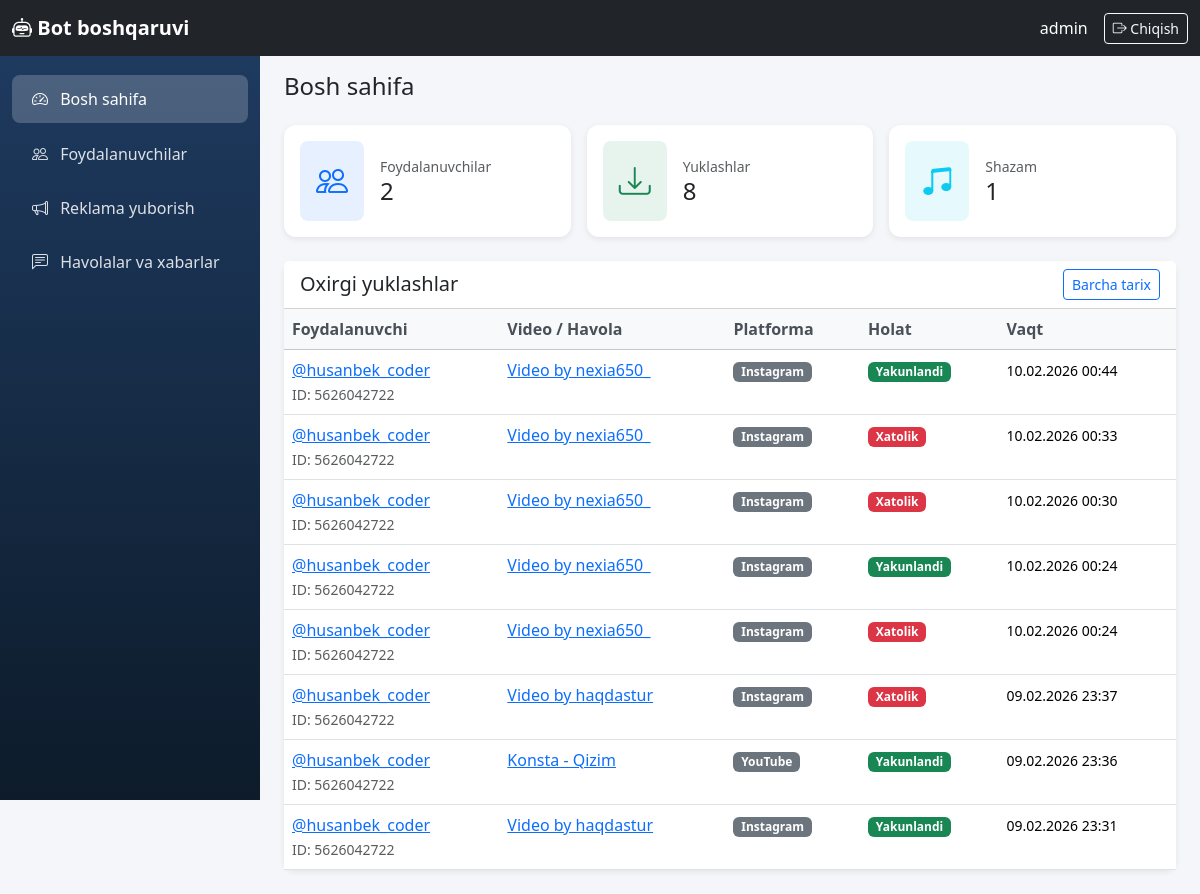
Page /boshqaruv/ (signed in) on the committed database.
### core/models.py (models this page shows, shortened)
class DownloadHistory(models.Model):
    STATUS_CHOICES = [
        ('pending', 'Kutilmoqda'),
        ('processing', 'Ishlanmoqda'),
        ('completed', 'Yakunlandi'),
        ('failed', 'Xatolik'),
    ]
    PLATFORM_CHOICES = [
        ('youtube', 'YouTube'),
        ('instagram', 'Instagram'),
        ('tiktok', 'TikTok'),
        ('snapchat', 'Snapchat'),
        ('likee', 'Likee'),
        ('other', 'Boshqa'),
    ]
    user = models.ForeignKey(
        TelegramUser,
        on_delete=models.CASCADE,
        related_name='downloads',
        verbose_name='Foydalanuvchi',
    )
    video_url = models.URLField(max_length=500, verbose_name='Video havolasi')
    video_title = models.CharField(max_length=500, verbose_name='Video nomi')
    platform = models.CharField(max_length=20, choices=PLATFORM_CHOICES, default='other', verbose_name='Platforma')
    format_label = models.CharField(max_length=50, verbose_name='Format')
    status = models.CharField(max_length=20, choices=STATUS_CHOICES, default='pending', verbose_name='Holat')
    file_size = models.BigIntegerField(null=True, blank=True, verbose_name='Fayl hajmi (bayt)')
    error_message = models.TextField(blank=True, null=True, verbose_name='Xatolik xabari')
    downloaded_at = models.DateTimeField(auto_now_add=True, verbose_name='Yuklangan vaqt')
    completed_at = models.DateTimeField(null=True, blank=True, verbose_name='Yakunlangan vaqt')
    class Meta:
        verbose_name = 'Yuklash tarixi'
        verbose_name_plural = 'Yuklash tarixi'
        ordering = ['-downloaded_at']

class TelegramUser(models.Model):
    telegram_id = models.BigIntegerField(unique=True, verbose_name='Telegram ID')
    username = models.CharField(max_length=255, blank=True, null=True, verbose_name='Username')
    first_name = models.CharField(max_length=255, verbose_name='Ism')
    last_name = models.CharField(max_length=255, blank=True, null=True, verbose_name='Familiya')
    created_at = models.DateTimeField(auto_now_add=True, verbose_name='Ro\'yxatdan o\'tgan vaqt')
    last_active = models.DateTimeField(auto_now=True, verbose_name='Oxirgi faollik')
    download_count = models.PositiveIntegerField(default=0, verbose_name='Yuklashlar soni')
    is_premium = models.BooleanField(default=False, verbose_name='Premium')
    is_banned = models.BooleanField(default=False, verbose_name='Bloklangan')
    class Meta:
        verbose_name = 'Foydalanuvchi'
        verbose_name_plural = 'Foydalanuvchilar'
        ordering = ['-last_active']
    def __str__(self):
        if self.username:
            return f'@{self.username}'
        return self.first_name

### dashboard/views.py (the view)
# urls.py: path('boshqaruv/', views.home_view, name='home'),
@login_required(login_url='dashboard:login')
def home_view(request):
    total_users = TelegramUser.objects.count()
    total_downloads = DownloadHistory.objects.count()
    total_shazam = ShazamLog.objects.count()
    recent_downloads = DownloadHistory.objects.select_related('user').order_by('-downloaded_at')[:15]
    context = {
        'total_users': total_users,
        'total_downloads': total_downloads,
        'total_shazam': total_shazam,
        'recent_downloads': recent_downloads,
    }
    return render(request, 'dashboard/home.html', context)

### templates/dashboard/home.html (shortened to what this page needs)
{% extends 'dashboard/base.html' %}
{% block content %}
<h1 class="h4 mb-4">Bosh sahifa</h1>
<div class="row g-3 mb-4">
    <div class="col-md-4">
        <div class="card stat-card h-100">
            <div class="card-body d-flex align-items-center">
                <div class="rounded-3 bg-primary bg-opacity-10 p-3 me-3">
                    <i class="bi bi-people text-primary" style="font-size: 2rem;"></i>
                </div>
                <div>
                    <div class="text-muted small">Foydalanuvchilar</div>
                    <div class="h4 mb-0">{{ total_users }}</div>
                </div>
            </div>
        </div>
    </div>
    <div class="col-md-4">
        <div class="card stat-card h-100">
            <div class="card-body d-flex align-items-center">
                <div class="rounded-3 bg-success bg-opacity-10 p-3 me-3">
                    <i class="bi bi-download text-success" style="font-size: 2rem;"></i>
                </div>
                <div>
                    <div class="text-muted small">Yuklashlar</div>
                    <div class="h4 mb-0">{{ total_downloads }}</div>
                </div>
            </div>
        </div>
    </div>
    <div class="col-md-4">
        <div class="card stat-card h-100">
            <div class="card-body d-flex align-items-center">
                <div class="rounded-3 bg-info bg-opacity-10 p-3 me-3">
                    <i class="bi bi-music-note-beamed text-info" style="font-size: 2rem;"></i>
                </div>
                <div>
                    <div class="text-muted small">Shazam</div>
                    <div class="h4 mb-0">{{ total_shazam }}</div>
                </div>
            </div>
        </div>
    </div>
</div>
<div class="card">
    <div class="card-header bg-white d-flex justify-content-between align-items-center">
        <h5 class="mb-0">Oxirgi yuklashlar</h5>
        <a href="{% url 'dashboard:history' %}" class="btn btn-sm btn-outline-primary">Barcha tarix</a>
    </div>
    <div class="card-body p-0">
        <div class="table-responsive">
            <table class="table table-hover mb-0">
                <thead class="table-light">
                    <tr>
                        <th>Foydalanuvchi</th>
                        <th>Video / Havola</th>
                        <th>Platforma</th>
                        <th>Holat</th>
                        <th>Vaqt</th>
                    </tr>
                </thead>
                <tbody>
                    {% for d in recent_downloads %}
                    <tr>
                        <td>
                            <a href="{% url 'dashboard:user_detail' d.user.pk %}">{{ d.user }}</a>
                            <br><small class="text-muted">ID: {{ d.user.telegram_id }}</small>
                        </td>
                        <td class="link-cell" title="{{ d.video_url }}">
                            <a href="{{ d.video_url }}" target="_blank" rel="noopener">{{ d.video_title|truncatewords:6 }}</a>
                        </td>
                        <td><span class="badge platform-badge bg-secondary">{{ d.get_platform_display }}</span></td>
                        <td>
                            {% if d.status == 'completed' %}<span class="badge bg-success">Yakunlandi</span>
                            {% elif d.status == 'failed' %}<span class="badge bg-danger">Xatolik</span>
                            {% else %}<span class="badge bg-warning text-dark">{{ d.get_status_display }}</span>{% endif %}
                        </td>
                        <td><small>{{ d.downloaded_at|date:"d.m.Y H:i" }}</small></td>
                    </tr>
                    {% empty %}
                    <tr><td colspan="5" class="text-center text-muted py-4">Hali yuklashlar yoʻq</td></tr>
                    {% endfor %}
                </tbody>
            </table>
        </div>
    </div>
</div>
{% endblock %}

### templates/dashboard/base.html (shortened to what this page needs)
{% load static %}
<!DOCTYPE html>
<html lang="uz">
<head>
    <link href="https://cdn.jsdelivr.net/npm/bootstrap@5.3.2/dist/css/bootstrap.min.css" rel="stylesheet">
    <link href="https://cdn.jsdelivr.net/npm/bootstrap-icons@1.11.1/font/bootstrap-icons.css" rel="stylesheet">
</head>
<body>
    <nav class="navbar navbar-expand-lg navbar-dark bg-dark fixed-top">
        <div class="container-fluid">
            <a class="navbar-brand" href="{% url 'dashboard:home' %}">
                <i class="bi bi-robot"></i> Bot boshqaruvi
            </a>
            <div class="d-flex align-items-center">
                <span class="text-white me-3">{{ request.user.username }}</span>
                <a href="{% url 'dashboard:logout' %}" class="btn btn-outline-light btn-sm">
                    <i class="bi bi-box-arrow-right"></i> Chiqish
                </a>
            </div>
        </div>
    </nav>
    <aside class="sidebar">
        <nav class="nav flex-column">
            <a class="nav-link {% if request.resolver_match.url_name == 'home' %}active{% endif %}" href="{% url 'dashboard:home' %}">
                <i class="bi bi-speedometer2"></i> Bosh sahifa
            </a>
            <a class="nav-link {% if request.resolver_match.url_name == 'users' or request.resolver_match.url_name == 'user_detail' %}active{% endif %}" href="{% url 'dashboard:users' %}">
                <i class="bi bi-people"></i> Foydalanuvchilar
            </a>
            <a class="nav-link {% if request.resolver_match.url_name == 'broadcast' %}active{% endif %}" href="{% url 'dashboard:broadcast' %}">
                <i class="bi bi-megaphone"></i> Reklama yuborish
            </a>
            <a class="nav-link {% if request.resolver_match.url_name == 'history' %}active{% endif %}" href="{% url 'dashboard:history' %}">
                <i class="bi bi-chat-left-text"></i> Havolalar va xabarlar
            </a>
        </nav>
    </aside>
    <main class="main-content">
        {% block content %}{% endblock %}
    </main>
</body>
</html>

### templates/dashboard/base.html (style rules this page uses)
:root { --sidebar-width: 260px; --navbar-height: 56px; }
body { min-height: 100vh; background: #f4f6f9; }
.navbar-brand { font-weight: 700; }
.sidebar { width: var(--sidebar-width); min-height: calc(100vh - var(--navbar-height)); background: linear-gradient(180deg, #1e3a5f 0%, #0d1b2a 100%); position: fixed; left: 0; top: var(--navbar-height); z-index: 100; padding-top: 1rem; }
.sidebar .nav-link { color: rgba(255,255,255,0.85); padding: 0.75rem 1.25rem; border-radius: 0.5rem; margin: 0.2rem 0.75rem; }
.sidebar .nav-link.active { background: rgba(255,255,255,0.2); color: #fff; }
.sidebar .nav-link i { margin-right: 0.5rem; width: 1.25rem; }
.main-content { margin-left: var(--sidebar-width); padding: 1.5rem; padding-top: calc(var(--navbar-height) + 1rem); }
.card { border: none; box-shadow: 0 0.125rem 0.375rem rgba(0,0,0,0.08); border-radius: 0.75rem; }
.stat-card { transition: transform 0.2s; }
.table th { font-weight: 600; color: #495057; }
.link-cell { max-width: 280px; overflow: hidden; text-overflow: ellipsis; white-space: nowrap; }
.platform-badge { font-size: 0.75rem; }

### rows in the picture
DownloadHistory: user "@husanbek_coder", user.telegram_id "5626042722", video_title "Video by nexia650_", platform "Instagram", status "Yakunlandi", downloaded_at "10.02.2026 00:44"
DownloadHistory: user "@husanbek_coder", user.telegram_id "5626042722", video_title "Video by nexia650_", platform "Instagram", status "Xatolik", downloaded_at "10.02.2026 00:33"
DownloadHistory: user "@husanbek_coder", user.telegram_id "5626042722", video_title "Video by nexia650_", platform "Instagram", status "Xatolik", downloaded_at "10.02.2026 00:30"
DownloadHistory: user "@husanbek_coder", user.telegram_id "5626042722", video_title "Video by nexia650_", platform "Instagram", status "Yakunlandi", downloaded_at "10.02.2026 00:24"
DownloadHistory: user "@husanbek_coder", user.telegram_id "5626042722", video_title "Video by nexia650_", platform "Instagram", status "Xatolik", downloaded_at "10.02.2026 00:24"
DownloadHistory: user "@husanbek_coder", user.telegram_id "5626042722", video_title "Video by haqdastur", platform "Instagram", status "Xatolik", downloaded_at "09.02.2026 23:37"
DownloadHistory: user "@husanbek_coder", user.telegram_id "5626042722", video_title "Konsta - Qizim", platform "YouTube", status "Yakunlandi", downloaded_at "09.02.2026 23:36"
DownloadHistory: user "@husanbek_coder", user.telegram_id "5626042722", video_title "Video by haqdastur", platform "Instagram", status "Yakunlandi", downloaded_at "09.02.2026 23:31"

### other values in the picture
{{ request.user.username }} "admin"
{{ total_users }} "2"
{{ total_downloads }} "8"
{{ total_shazam }} "1"
